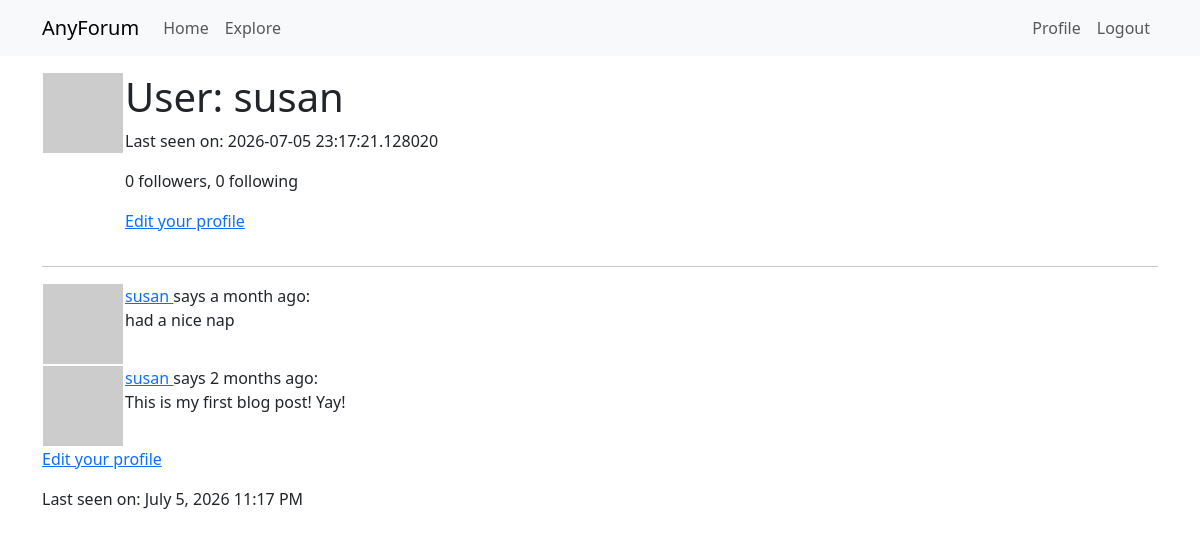
The page /user/susan (signed in) on the database its author committed.
### app/models.py (models this page shows, shortened)
class User(UserMixin, db.Model):
    id: so.Mapped[int] = so.mapped_column(primary_key=True)
    username: so.Mapped[str] = so.mapped_column(sa.String(64), index=True, unique=True)
    email: so.Mapped[str] = so.mapped_column(sa.String(120), index=True, unique=True)
    password_hash: so.Mapped[Optional[str]] = so.mapped_column(sa.String(256))
    posts: so.WriteOnlyMapped['Post'] = so.relationship(back_populates='author')
    about_me: so.Mapped[Optional[str]] = so.mapped_column(sa.String(140))
    last_seen: so.Mapped[Optional[datetime]] = so.mapped_column(default=lambda: datetime.now(timezone.utc))
    def avatar(self, size):
        digest = md5(self.email.lower().encode('utf-8')).hexdigest()
        return f'https://www.gravatar.com/avatar/{digest}?d=identicon&s={size}'
    following: so.WriteOnlyMapped['User'] = so.relationship(secondary=followers,
                                                            primaryjoin=(followers.c.follower_id == id),
                                                            secondaryjoin=(followers.c.followed_id == id),
                                                            back_populates='followers')
    followers: so.WriteOnlyMapped['User'] = so.relationship(secondary=followers,
                                                            primaryjoin=(followers.c.followed_id == id),
                                                            secondaryjoin=(followers.c.follower_id == id),
                                                            back_populates='following')
    def followers_count(self):
        query = sa.select(sa.func.count()).select_from(self.followers.select().subquery())
        return db.session.scalar(query)
    def following_count(self):
        query = sa.select(sa.func.count()).select_from(self.following.select().subquery())
        return db.session.scalar(query)

class Post(db.Model):
    id: so.Mapped[int] = so.mapped_column(primary_key=True)
    body: so.Mapped[str] = so.mapped_column(sa.String(140))
    timestamp: so.Mapped[datetime] = so.mapped_column(index=True, default=lambda: datetime.now(timezone.utc))
    user_id: so.Mapped[int] = so.mapped_column(sa.ForeignKey(User.id), index=True)
    author: so.Mapped[User] = so.relationship(back_populates='posts')

### app/routes.py (the view)
@app.route('/user/<username>')
@login_required
def user(username):
    user = db.first_or_404(sa.select(User).where(User.username == username))
    page = request.args.get('page', 1, type=int)
    query = user.posts.select().order_by(Post.timestamp.desc())
    posts = db.paginate(query, page=page, per_page=app.config['POSTS_PER_PAGE'], error_out=False)
    next_url = url_for('user', username=user.username, page=posts.next_num) \
        if posts.has_next else None
    prev_url = url_for('user', username=user.username, page=posts.prev_num) \
        if posts.has_prev else None
    form = EmptyForm()
    return render_template('user.html', user=user, posts=posts, next_url=next_url, prev_url=prev_url, form=form)

### app/models.py (called while the page is built)
@login.user_loader
def load_user(id):
    return db.session.get(User, int(id))

### app/routes.py (called while the page is built)
@app.before_request
def before_request():
    if current_user.is_authenticated:
        current_user.last_seen = datetime.now(timezone.utc)
        db.session.commit()

### app/templates/user.html (shortened to what this page needs)
{% extends "base.html" %}
{% block content %}
    <table>
        <tr valign="top">
            <td><img src="{{ user.avatar(128) }}"></td>
            <td>
                <h1>User: {{ user.username }}</h1>
                {% if user.last_seen %}<p>Last seen on: {{user.last_seen}}</p>{% endif %}
                <p>{{ user.followers_count() }} followers, {{ user.following_count() }} following</p>
                {% if user == current_user %}
                <p><a href="{{url_for('edit_profile')}}">Edit your profile</a></p>
                {% endif %}
            </td>
        </tr>
    </table>
    <hr>
    {% for post in posts %}
        {% include '_post.html'%}
    {% endfor %}
    {% if user == current_user %}
        <p><a href="{{url_for('edit_profile') }}">Edit your profile</a></p>
    {% endif %}
    {% if user.last_seen %}
    <p>Last seen on: {{moment(user.last_seen).format('LLL') }}</p>
    {% endif %}
{% endblock %}

### app/templates/_post.html
<table>
    <tr valign="top">
        <td><img src="{{ post.author.avatar(36) }}"></td>
        <td>
            <a href="{{ url_for('user', username=post.author.username) }}">
                {{ post.author.username}}
            </a> says {{moment(post.timestamp).fromNow()}}:
            <br>{{ post.body }}</td>
    </tr>
</table>

### rows shown on the page
User: username "susan", last_seen "2026-07-05 23:17:21.128020", last_seen "July 5, 2026 11:17 PM"
Post: author.username "susan", timestamp "a month ago", body "had a nice nap"
Post: author.username "susan", timestamp "2 months ago", body "This is my first blog post! Yay!"

### other values the page prints
{{ user.followers_count() }} "0"
{{ user.following_count() }} "0"
